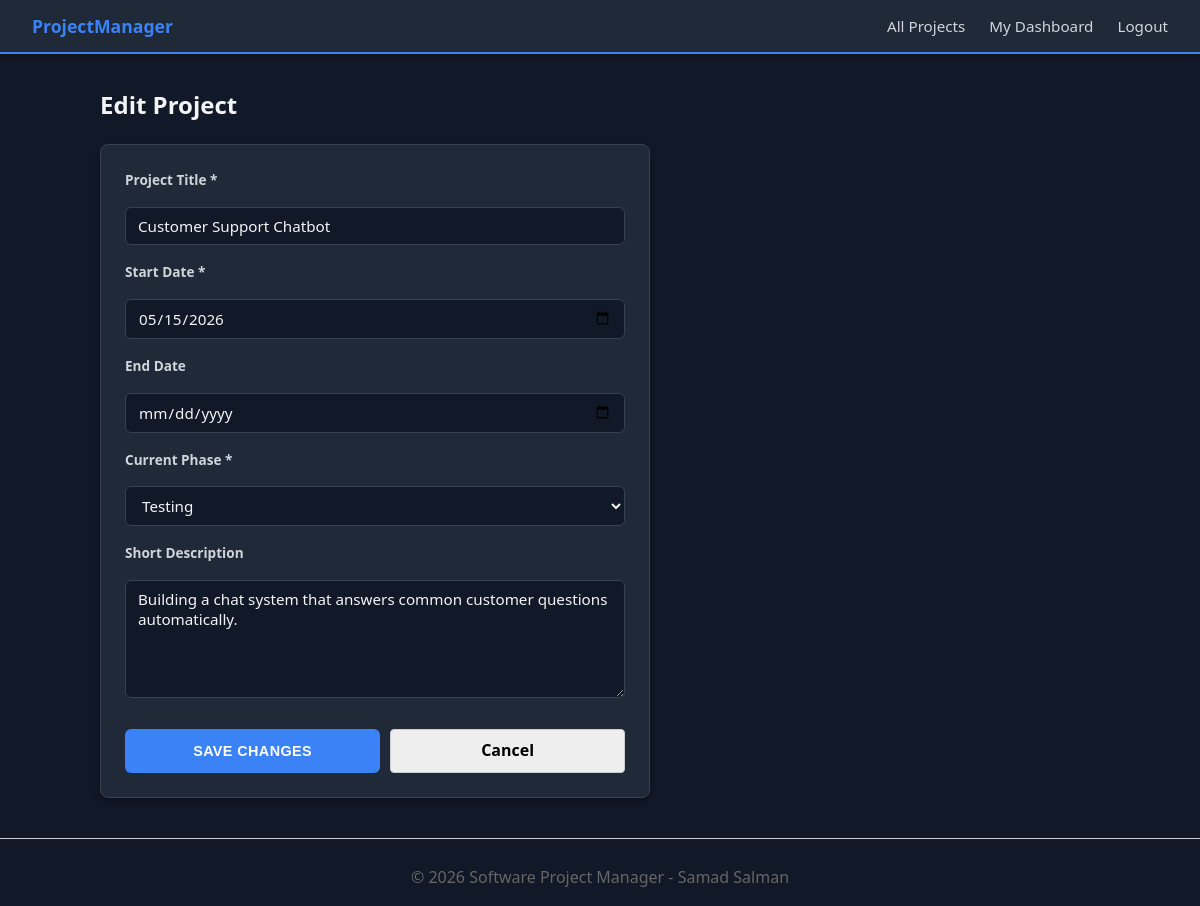
Page /edit_project.php?id=10 (signed in) on the committed database.
### tables this page shows
CREATE TABLE `projects` (
  `pid` int(11) NOT NULL,
  `title` varchar(100) NOT NULL,
  `start_date` date NOT NULL,
  `end_date` date DEFAULT NULL,
  `short_description` text DEFAULT NULL,
  `phase` enum('design','development','testing','deployment','complete') NOT NULL,
  `uid` int(11) NOT NULL
);

### edit_project.php (the view, shortened to what this page needs)
<?php
require_once 'includes/db.php';
$project_id = $_GET['id'] ?? $_POST['id'];
$user_id = $_SESSION['uid'];
$stmt = $pdo->prepare("SELECT * FROM projects WHERE pid = ? AND uid = ?");
$stmt->execute([$project_id, $user_id]);
$project = $stmt->fetch();
require_once 'includes/header.php';
?>
<h2>Edit Project</h2>
<form method="POST" action="edit_project.php" style="max-width: 500px;">
    <label for="title">Project Title *</label>
    <input type="text" id="title" name="title" value="<?php echo htmlspecialchars($project['title']); ?>" required>
    <label for="start_date">Start Date *</label>
    <input type="date" id="start_date" name="start_date" value="<?php echo htmlspecialchars($project['start_date']); ?>" required>
    <label for="end_date">End Date</label>
    <input type="date" id="end_date" name="end_date" value="<?php echo htmlspecialchars($project['end_date'] ?? ''); ?>">
    <label for="phase">Current Phase *</label>
    <select id="phase" name="phase" required>
        <option value="testing" <?php echo $project['phase'] === 'testing' ? 'selected' : ''; ?>>Testing</option>
    </select>
    <label for="short_description">Short Description</label>
    <textarea id="short_description" name="short_description" rows="5"><?php echo htmlspecialchars($project['short_description']); ?></textarea>
    <div style="display: flex; gap: 10px; margin-top: 15px;">
        <button type="submit" style="flex: 1;">Save Changes</button>
        <a href="dashboard.php" style="padding: 8px; background: #eee; text-decoration: none; border: 1px solid #ccc; border-radius: 4px; color: black; text-align: center; flex: 1;">Cancel</a>
    </div>
</form>
<?php require_once 'includes/footer.php'; ?>

### includes/header.php (style rules this page uses)
:root { --primary: #3B82F6; --primary-hover: #1D4ED8; --bg: #111827; --surface: #1F2937; --text: #F3F4F6; --text-light: #D1D5DB; --border: #374151; --accent: #10B981; }
body { font-family: 'Segoe UI', system-ui, sans-serif; background-color: var(--bg); color: var(--text); line-height: 1.6; margin: 0; padding: 0; }
h1, h2, h3 { color: var(--text); margin-top: 0; }
form { background: var(--surface); padding: 1.5rem; border-radius: 8px; box-shadow: 0 4px 6px rgba(0, 0, 0, 0.3); display: flex; flex-direction: column; gap: 1rem; border: 1px solid var(--border); }
label { font-weight: 600; font-size: 0.85rem; color: var(--text-light); }
input, select, textarea { padding: 0.5rem 0.75rem; border: 1px solid var(--border); border-radius: 6px; font-family: inherit; font-size: 0.95rem; background-color: #111827; color: var(--text); transition: border-color 0.2s ease; }
button { background-color: var(--primary); color: white; border: none; padding: 0.5rem 1.2rem; border-radius: 6px; font-weight: 600; font-size: 0.9rem; cursor: pointer; transition: background-color 0.2s ease; text-transform: uppercase; letter-spacing: 0.4px; }
a { color: var(--primary); font-weight: 600; }

### rows in the picture
projects: title "Customer Support Chatbot", start_date "05/15/2026", phase "Testing", short_description "Building a chat system that answers common customer questions automatically."
